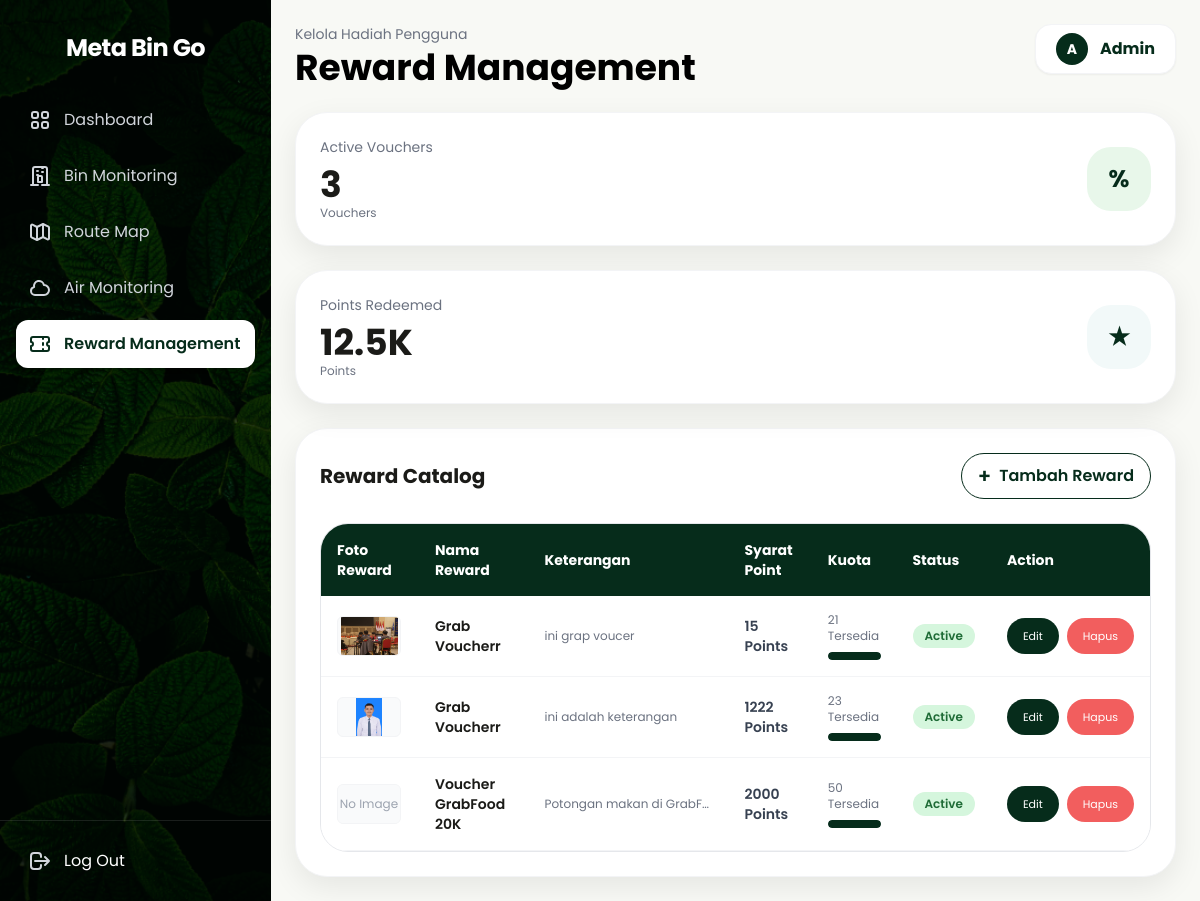
Page /reward-management/ on the committed database.
### dashboard/models.py (models this page shows, shortened)
class Reward(models.Model):
    STATUS_CHOICES = [
        ('Active', 'Active'),
        ('Inactive', 'Inactive'),
    ]
    CATEGORY_CHOICES = [
        ('Semua', 'Semua'),
        ('Transportasi', 'Transportasi'),
        ('Belanja', 'Belanja'),
        ('Makanan', 'Makanan'),
    ]
    nama_reward = models.CharField(max_length=255)
    syarat_point = models.IntegerField()
    kuota = models.IntegerField()
    foto_reward = models.ImageField(upload_to='rewards/', null=True, blank=True)
    keterangan = models.TextField()
    kategori = models.CharField(max_length=50, choices=CATEGORY_CHOICES, default='Semua')
    status = models.CharField(max_length=20, choices=STATUS_CHOICES, default='Active')
    created_at = models.DateTimeField(auto_now_add=True)
    updated_at = models.DateTimeField(auto_now=True)

### dashboard/views.py (the view)
# urls.py: path('reward-management/', views.reward_management, name='reward_management'),
def reward_management(request):
    users = BinUser.objects.order_by('-total_points')
    rewards = Reward.objects.all().order_by('-created_at')
    active_vouchers_count = Reward.objects.filter(status='Active').count()
    context = {
        'users': users,
        'rewards': rewards,
        'active_vouchers_count': active_vouchers_count,
    }
    return render(request, 'dashboard/reward_management.html', context)

### dashboard/templates/dashboard/reward_management.html (shortened to what this page needs)
{% extends 'base.html' %}
{% load static %}
{% block content %}
<div class="flex h-full bg-[#F8F9F5] font-['Poppins'] overflow-hidden">
    <main class="flex-1 h-full overflow-hidden p-4 md:p-6">
        <div class="flex flex-col lg:flex-row justify-between items-start gap-4 mb-6">
            <div>
                <p class="text-gray-500 text-sm">Kelola Hadiah Pengguna</p>
                <h1 class="text-3xl md:text-4xl font-bold text-black mt-1">Reward Management</h1>
            </div>
            <div class="bg-white px-5 py-2 rounded-2xl flex items-center space-x-3 border border-gray-100 shadow-sm">
                <div class="w-8 h-8 bg-[#062C1B] rounded-full flex items-center justify-center text-white">
                    <span class="text-sm font-bold">A</span>
                </div>
                <span class="font-bold text-[#062C1B]">Admin</span>
            </div>
        </div>
        <div class="grid grid-cols-1 xl:grid-cols-2 gap-6 mb-6">
            <section class="bg-white rounded-[32px] border border-gray-100 shadow-[0_10px_30px_rgba(0,0,0,0.08)] p-6 flex items-center justify-between gap-4">
                <div>
                    <p class="text-sm text-gray-500">Active Vouchers</p>
                    <p class="text-4xl font-bold text-[#1B1B18] mt-2">{{ active_vouchers_count|default:0 }}</p>
                    <p class="text-xs text-gray-500">Vouchers</p>
                </div>
                <div class="w-16 h-16 rounded-3xl bg-[#E8F7EA] flex items-center justify-center text-[#062C1B] text-2xl font-bold">%</div>
            </section>
            <section class="bg-white rounded-[32px] border border-gray-100 shadow-[0_10px_30px_rgba(0,0,0,0.08)] p-6 flex items-center justify-between gap-4">
                <div>
                    <p class="text-sm text-gray-500">Points Redeemed</p>
                    <p class="text-4xl font-bold text-[#1B1B18] mt-2">12.5K</p>
                    <p class="text-xs text-gray-500">Points</p>
                </div>
                <div class="w-16 h-16 rounded-3xl bg-[#F2F9F9] flex items-center justify-center text-[#062C1B] text-2xl font-bold">★</div>
            </section>
        </div>
        <section class="bg-white rounded-[32px] border border-gray-100 shadow-[0_10px_30px_rgba(0,0,0,0.08)] p-6">
            <div class="flex flex-col md:flex-row items-start md:items-center justify-between gap-4 mb-6">
                <h2 class="text-xl font-bold text-[#1B1B18]">Reward Catalog</h2>
                <button onclick="document.getElementById('addRewardModal').classList.remove('hidden')" class="inline-flex items-center gap-2 rounded-full border border-[#062C1B] px-4 py-2 text-[#062C1B] font-semibold hover:bg-[#062C1B] hover:text-white transition">
                    <span class="text-xl">+</span>
                    Tambah Reward
                </button>
            </div>
            <div class="overflow-hidden rounded-[28px] border border-gray-200">
                <table class="min-w-full text-left text-sm text-gray-700">
                    <thead class="bg-[#062C1B] text-white">
                        <tr>
                            <th class="px-4 py-4">Foto Reward</th>
                            <th class="px-4 py-4">Nama Reward</th>
                            <th class="px-4 py-4">Keterangan</th>
                            <th class="px-4 py-4">Syarat Point</th>
                            <th class="px-4 py-4">Kuota</th>
                            <th class="px-4 py-4">Status</th>
                            <th class="px-4 py-4">Action</th>
                        </tr>
                    </thead>
                    <tbody class="bg-white">
                        {% for reward in rewards %}
                        <tr class="border-b border-gray-100">
                            <td class="px-4 py-4">
                                <div class="w-16 h-10 bg-gray-50 border border-gray-100 rounded-md flex items-center justify-center overflow-hidden">
                                    {% if reward.foto_reward %}
                                    <img src="{{ reward.foto_reward.url }}" alt="{{ reward.nama_reward }}" class="object-contain max-h-full">
                                    {% else %}
                                    <span class="text-xs text-gray-400">No Image</span>
                                    {% endif %}
                                </div>
                            </td>
                            <td class="px-4 py-4 font-semibold text-[#1B1B18]">{{ reward.nama_reward }}</td>
                            <td class="px-4 py-4 text-gray-500 text-xs truncate max-w-[200px]">{{ reward.keterangan }}</td>
                            <td class="px-4 py-4 font-semibold">{{ reward.syarat_point }} Points</td>
                            <td class="px-4 py-4">
                                <div class="text-xs text-gray-500 mb-2">{{ reward.kuota }} Tersedia</div>
                                <div class="h-2 rounded-full bg-gray-200 overflow-hidden">
                                    <div class="h-full rounded-full bg-[#062C1B]" style="width: 100%"></div>
                                </div>
                            </td>
                            <td class="px-4 py-4">
                                <span class="inline-flex items-center rounded-full px-3 py-1 text-xs font-semibold {% if reward.status == 'Active' %}bg-[#D5F6DD] text-[#1E6B36]{% else %}bg-red-100 text-red-600{% endif %}">
                                    {{ reward.status }}
                                </span>
                            </td>
                            <td class="px-4 py-4 space-x-2">
                                <div class="flex items-center space-x-2">
                                    <a href="#" class="px-4 py-2 rounded-full bg-[#062C1B] text-white text-[11px]">Edit</a>
                                    <form action="{% url 'delete_reward' reward.id %}" method="POST" onsubmit="return confirm('Yakin ingin menghapus reward ini?')">
                                        <button type="submit" class="px-4 py-2 rounded-full bg-[#F25E5E] text-white text-[11px]">Hapus</button>
                                    </form>
                                </div>
                            </td>
                        </tr>
                        {% empty %}
                        <tr>
                            <td colspan="7" class="px-4 py-8 text-center text-gray-500 italic">
                                Belum ada reward yang ditambahkan.
                            </td>
                        </tr>
                        {% endfor %}
                    </tbody>
                </table>
            </div>
        </section>
    </main>
</div>
{% endblock %}

### templates/base.html (shortened to what this page needs)
{% load static %}
<!DOCTYPE html>
<html lang="en">
<head>
    <script src="https://cdn.tailwindcss.com"></script>
</head>
<body class="font-sans antialiased">
    <div class="min-h-screen bg-gray-100 flex">
        <div class="flex flex-col relative h-screen sticky top-0 overflow-y-auto" style="width: 271px; background-image: url('{% static 'image/navbar.png' %}'); background-size: cover; background-position: center;">
            <div class="absolute inset-0 bg-[#062C1B] opacity-10"></div>
            <div class="relative z-10 flex flex-col h-full text-white">
                <div class="p-8 text-center px-4">
                    <h1 class="text-2xl font-bold tracking-tight text-white">
                        Meta Bin Go
                    </h1>
                </div>
                <nav class="flex-1 px-4 space-y-2">
                    <a href="{% url 'dashboard' %}" class="flex items-center space-x-3 p-3 rounded-xl transition group {% if request.resolver_match.url_name == 'dashboard' %}bg-white text-[#062C1B] font-semibold shadow-lg{% else %}text-gray-300 hover:bg-white/10{% endif %}">
                        <span>Dashboard</span>
                    </a>
                    <a href="{% url 'bin_monitoring' %}" class="flex items-center space-x-3 p-3 rounded-xl transition group {% if request.resolver_match.url_name == 'bin_monitoring' %}bg-white text-[#062C1B] font-semibold shadow-lg{% else %}text-gray-300 hover:bg-white/10{% endif %}">
                        <svg class="w-6 h-6" fill="none" stroke="currentColor" viewBox="0 0 24 24"><path stroke-linecap="round" stroke-linejoin="round" stroke-width="2" d="M19 21V5a2 2 0 00-2-2H7a2 2 0 00-2 2v16m14 0h2m-2 0h-5m-9 0H3m2 0h5M9 7h1m-1 4h1m4-7h1m-1 4h1m-5 10v-5a1 1 0 011-1h2a1 1 0 011 1v5m-4 0h4"></path></svg>
                        <span>Bin Monitoring</span>
                    </a>
                    <a href="{% url 'route_map' %}" class="flex items-center space-x-3 p-3 rounded-xl transition group {% if request.resolver_match.url_name == 'route_map' %}bg-white text-[#062C1B] font-semibold shadow-lg{% else %}text-gray-300 hover:bg-white/10{% endif %}">
                        <span>Route Map</span>
                    </a>
                    <a href="{% url 'air_monitoring' %}" class="flex items-center space-x-3 p-3 rounded-xl transition group {% if request.resolver_match.url_name == 'air_monitoring' %}bg-white text-[#062C1B] font-semibold shadow-lg{% else %}text-gray-300 hover:bg-white/10{% endif %}">
                        <svg class="w-6 h-6" fill="none" stroke="currentColor" viewBox="0 0 24 24"><path stroke-linecap="round" stroke-linejoin="round" stroke-width="2" d="M3 15a4 4 0 004 4h9a5 5 0 10-.1-9.999 5.002 5.002 0 10-9.78 2.096A4.001 4.001 0 003 15z"></path></svg>
                        <span>Air Monitoring</span>
                    </a>
                    <a href="{% url 'reward_management' %}" class="flex items-center space-x-3 p-3 rounded-xl transition group {% if request.resolver_match.url_name == 'reward_management' %}bg-white text-[#062C1B] font-semibold shadow-lg{% else %}text-gray-300 hover:bg-white/10{% endif %}">
                        <svg class="w-6 h-6" fill="none" stroke="currentColor" viewBox="0 0 24 24"><path stroke-linecap="round" stroke-linejoin="round" stroke-width="2" d="M15 5v2m0 4v2m0 4v2M5 5a2 2 0 00-2 2v3a2 2 0 110 4v3a2 2 0 002 2h14a2 2 0 002-2v-3a2 2 0 110-4V7a2 2 0 00-2-2H5z"></path></svg>
                        <span>Reward Management</span>
                    </a>
                </nav>
                <div class="p-4 border-t border-white/10">
                    <form method="POST" action="{% url 'admin:logout' %}">
                        <button type="submit" class="w-full flex items-center space-x-3 p-3 hover:bg-red-600/80 rounded-xl transition group">
                            <svg class="w-6 h-6 text-gray-300 group-hover:text-white" fill="none" stroke="currentColor" viewBox="0 0 24 24"><path stroke-linecap="round" stroke-linejoin="round" stroke-width="2" d="M17 16l4-4m0 0l-4-4m4 4H7m6 4v1a3 3 0 01-3 3H6a3 3 0 01-3-3V7a3 3 0 013-3h4a3 3 0 013 3v1"></path></svg>
                            <span>Log Out</span>
                        </button>
                    </form>
                </div>
            </div>
        </div>
        <main class="flex-1">
            {% block content %}{% endblock %}
        </main>
    </div>
</body>
</html>

### templates/base.html (style rules this page uses)
body { font-family: 'Poppins', sans-serif; }

### rows in the picture
Reward: foto_reward (picture), nama_reward "Grab Voucherr", keterangan "ini grap voucer", syarat_point "15", kuota "21", status "Active"
Reward: foto_reward (picture), nama_reward "Grab Voucherr", keterangan "ini adalah keterangan", syarat_point "1222", kuota "23", status "Active"
Reward: foto_reward "No Image", nama_reward "Voucher GrabFood 20K", keterangan "Potongan makan di GrabF…", syarat_point "2000", kuota "50", status "Active"

### other values in the picture
{{ active_vouchers_count|default:0 }} "3"
